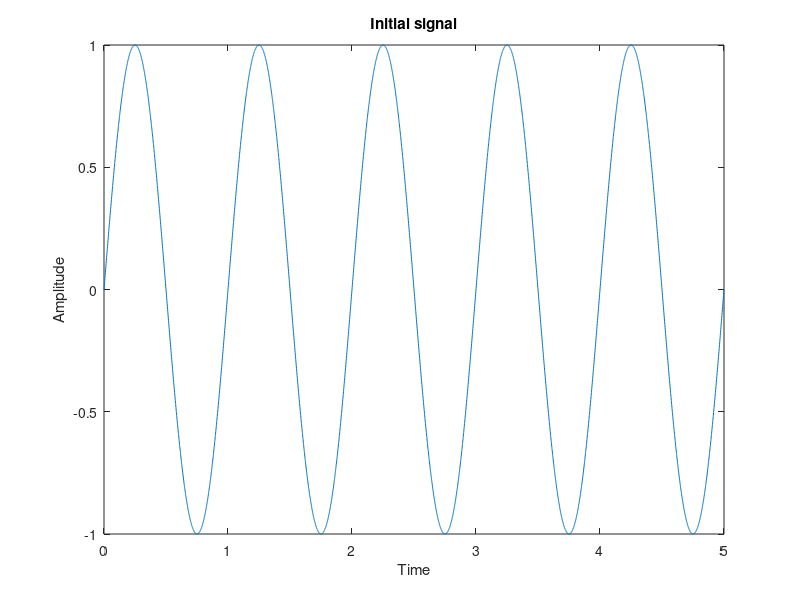
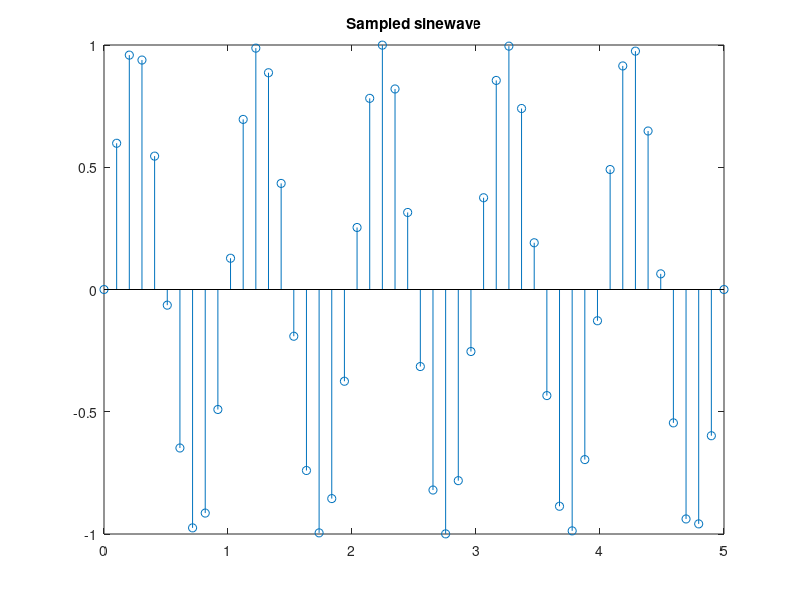
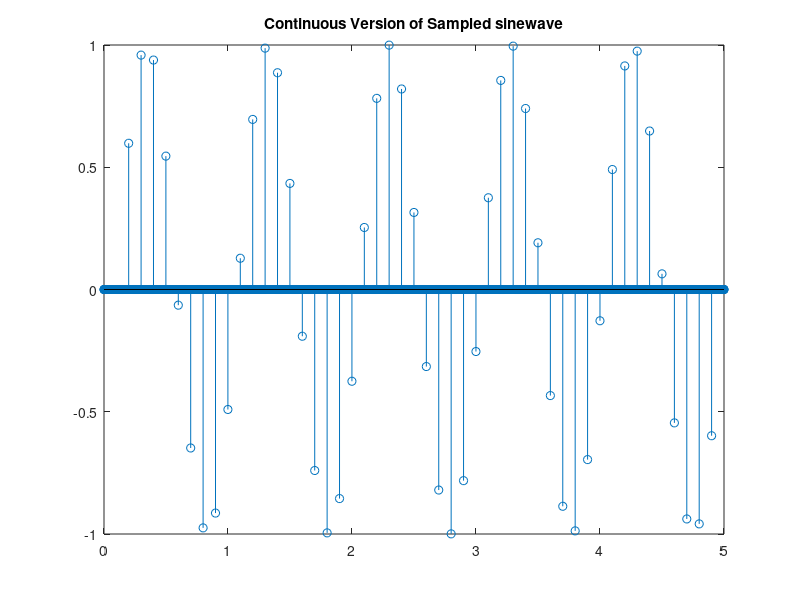
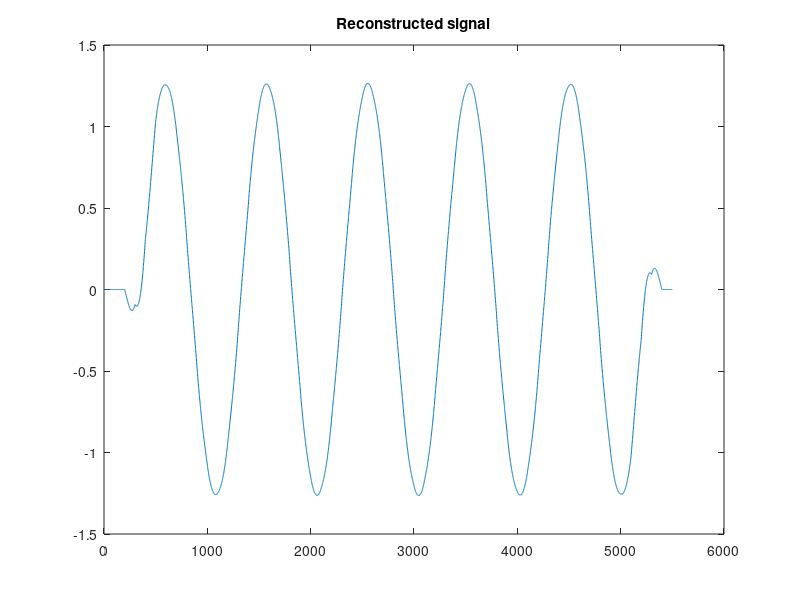

Write the MATLAB code that produced these figures, in order.
clear; close all;

N_analog = 5000;
f = 1;
t = linspace(0, 5, N_analog);

%% Create and plot the initial signal:
signal = sin(2*pi*f*t);
figure;
plot(t, signal);
xlabel("Time");
ylabel("Amplitude");
title("Initial signal");

%% Signal sampling:

ts = linspace(0, 5, N_analog/100);  % sampling interval
y = sin(2*pi*f*ts);
figure;
stem(ts, y);
title("Sampled sinewave");

%% Transform digital signal in analog signal
y_analog = zeros(1, N_analog);

for i=1:N_analog
    if(mod(i, 100) == 0)
        y_analog(i) = y(i/100);
    else
        y_analog(i) = 0;
    end
    
end

figure;
stem(t, y_analog);    
title("Continuous Version of Sampled sinewave");

%% Rebuilding the signal: 
N_sinc = N_analog;
f_s = 10;
t_sinc = linspace(-0.2, 0.2, N_sinc/10);
x = f_s*t_sinc;
sincvec = sinc(x);
s_cont_filtered = conv(y_analog, sincvec);

figure;
plot(s_cont_filtered);
title("Reconstructed signal");
